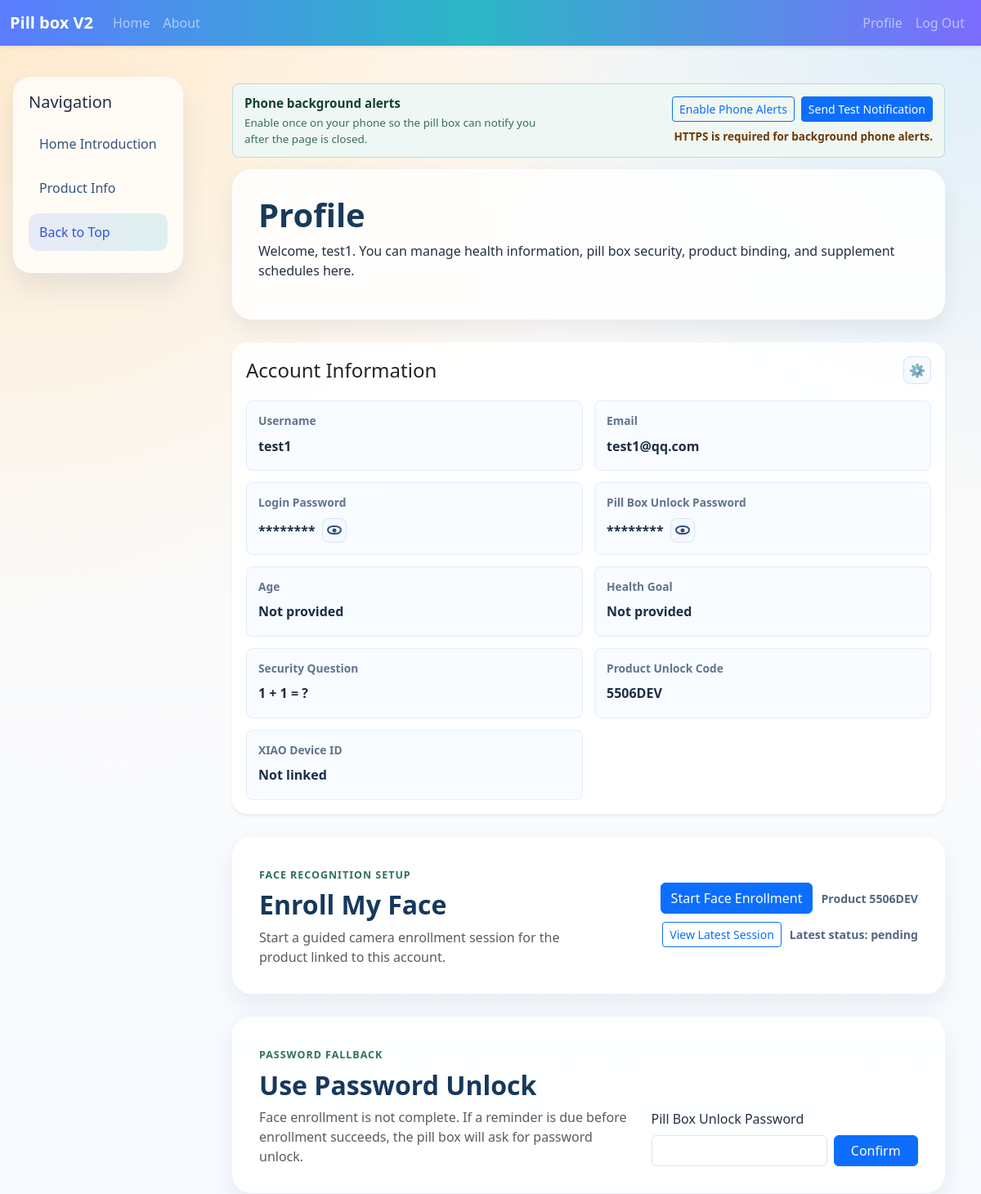
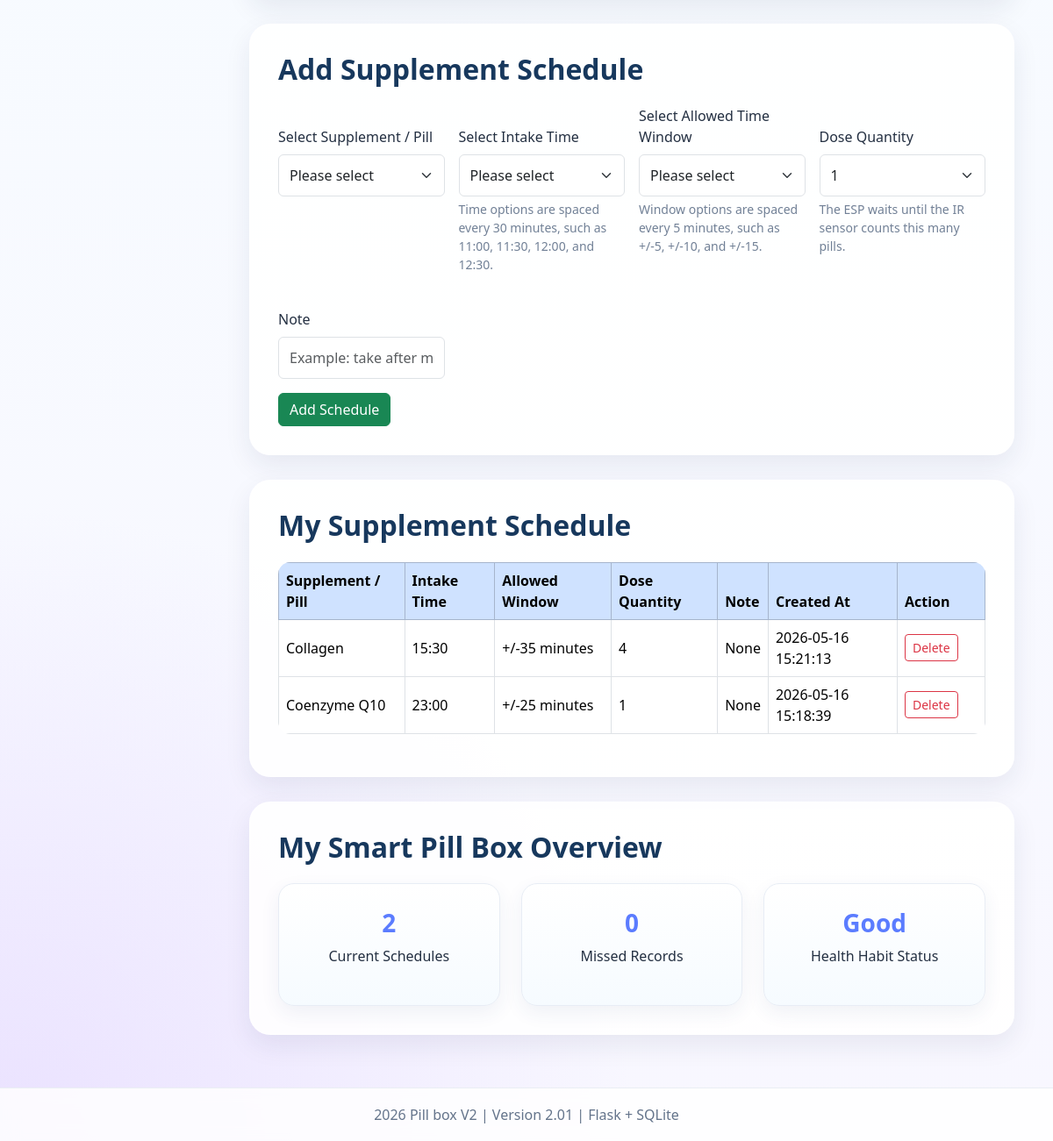
Page /profile (signed in) on the committed database (2 pictures, top to bottom).
### tables this page shows
CREATE TABLE user (
            id INTEGER PRIMARY KEY AUTOINCREMENT,
            username TEXT UNIQUE NOT NULL,
            email TEXT UNIQUE NOT NULL,
            password_hash TEXT NOT NULL,
            age INTEGER,
            health_goal TEXT
        , face_failed_attempts INTEGER NOT NULL DEFAULT 0, unlock_required INTEGER NOT NULL DEFAULT 0, last_face_failure_at TEXT, last_unlock_at TEXT, unlock_password_hash TEXT, security_question TEXT, security_answer_hash TEXT, product_code TEXT, device_id TEXT);

CREATE TABLE face_enrollment_session (
            id INTEGER PRIMARY KEY AUTOINCREMENT,
            user_id INTEGER NOT NULL,
            product_code TEXT NOT NULL,
            status TEXT NOT NULL DEFAULT 'pending',
            person_name TEXT NOT NULL,
            requested_samples INTEGER NOT NULL DEFAULT 3,
            captured_samples INTEGER NOT NULL DEFAULT 0,
            message TEXT,
            device_id TEXT,
            photo_mime TEXT,
            photo_data BLOB,
            created_at TEXT NOT NULL,
            updated_at TEXT NOT NULL,
            expires_at TEXT NOT NULL,
            completed_at TEXT,
            FOREIGN KEY (user_id) REFERENCES user(id)
        );

CREATE TABLE supplement_schedule (
            id INTEGER PRIMARY KEY AUTOINCREMENT,
            user_id INTEGER NOT NULL,
            supplement_name TEXT NOT NULL,
            take_time TEXT NOT NULL,
            time_window INTEGER NOT NULL,
            note TEXT,
            created_at TIMESTAMP DEFAULT CURRENT_TIMESTAMP, target_quantity INTEGER NOT NULL DEFAULT 1,
            FOREIGN KEY (user_id) REFERENCES user(id)
        );

### Pill_box_V2_01_English/Pill_box_V2_01_English/app.py (the view, shortened to what this page needs)
@app.route("/profile", methods=["GET", "POST"])
@login_required
def profile():
    schedules = get_user_schedules(current_user.id)
    missed_reminder_count = get_missed_reminder_count(current_user.id)
    latest_face_enrollment = get_latest_face_enrollment_for_user(current_user.id)
    face_enrollment_gate = get_face_enrollment_gate(current_user.id)
    return render_template(
        "profile.html",
        supplement_options=SUPPLEMENT_OPTIONS,
        time_options=TIME_OPTIONS,
        window_options=WINDOW_OPTIONS,
        dose_quantity_options=DOSE_QUANTITY_OPTIONS,
        schedules=schedules,
        missed_reminder_count=missed_reminder_count,
        security_questions=get_security_questions(),
        security_question_text=SECURITY_QUESTION_LABELS.get(current_user.security_question),
        product_code_example=PRODUCT_CODE_EXAMPLE,
        default_product_code=DEFAULT_PRODUCT_CODE,
        default_device_id=DEFAULT_DEVICE_ID,
        universal_test_product_code=UNIVERSAL_TEST_PRODUCT_CODE,
        latest_face_enrollment=serialize_face_enrollment_session(latest_face_enrollment) if latest_face_enrollment else None,
        face_enrollment_gate=face_enrollment_gate,
    )

### Pill_box_V2_01_English/Pill_box_V2_01_English/templates/profile.html (shortened to what this page needs)
{% extends "base.html" %}
{% block content %}
<section class="page-header">
    <h1>Profile</h1>
    <p>Welcome, {{ current_user.username }}. You can manage health information, pill box security, product binding, and supplement schedules here.</p>
</section>
<section class="account-panel card shadow-sm">
    <div class="card-body">
        <div class="account-panel-header">
            <h4 class="card-title mb-0">Account Information</h4>
            <button type="button" class="icon-button" data-profile-edit-toggle aria-label="Edit account information" title="Edit account information">&#9881;</button>
        </div>
        <div class="account-info-grid" data-profile-summary>
            <div class="account-info-item">
                <span class="account-info-label">Username</span>
                <span class="account-info-value">{{ current_user.username }}</span>
            </div>
            <div class="account-info-item">
                <span class="account-info-label">Email</span>
                <span class="account-info-value">{{ current_user.email }}</span>
            </div>
            <div class="account-info-item">
                <span class="account-info-label">Login Password</span>
                <span class="password-line">
                    <span class="password-secret" data-password-mask="********" data-password-message="Password is saved securely. Use the gear to set a new one.">********</span>
                    <button type="button" class="icon-button eye-button" data-password-reveal aria-label="Show login password status" title="Show password status">
                        <span class="eye-icon" aria-hidden="true"></span>
                    </button>
                </span>
            </div>
            <div class="account-info-item">
                <span class="account-info-label">Pill Box Unlock Password</span>
                <span class="password-line">
                    <span class="password-secret" data-password-mask="********" data-password-message="Pill box unlock password is saved securely. Use the gear to set a new one.">********</span>
                    <button type="button" class="icon-button eye-button" data-password-reveal aria-label="Show pill box unlock password status" title="Show password status">
                        <span class="eye-icon" aria-hidden="true"></span>
                    </button>
                </span>
            </div>
            <div class="account-info-item">
                <span class="account-info-label">Age</span>
                <span class="account-info-value">{{ current_user.age or "Not provided" }}</span>
            </div>
            <div class="account-info-item">
                <span class="account-info-label">Health Goal</span>
                <span class="account-info-value">{{ current_user.health_goal or "Not provided" }}</span>
            </div>
            <div class="account-info-item">
                <span class="account-info-label">Security Question</span>
                <span class="account-info-value">{{ security_question_text or "Not set" }}</span>
            </div>
            <div class="account-info-item">
                <span class="account-info-label">Product Unlock Code</span>
                <span class="account-info-value">{{ current_user.product_code or "Not linked" }}</span>
            </div>
            <div class="account-info-item">
                <span class="account-info-label">XIAO Device ID</span>
                <span class="account-info-value">{{ current_user.device_id or "Not linked" }}</span>
            </div>
        </div>
    </div>
</section>
<section class="section-block face-enrollment-panel">
    <div class="face-enrollment-panel-copy">
        <span class="section-kicker">Face Recognition Setup</span>
        <h2 class="section-title mb-2">Enroll My Face</h2>
        <p class="text-muted mb-0">Start a guided camera enrollment session for the product linked to this account.</p>
    </div>
    <div class="face-enrollment-actions">
        {% if current_user.product_code %}
            <form method="post" action="{{ url_for('start_face_enrollment') }}" target="_blank">
                <button type="submit" class="btn btn-primary">Start Face Enrollment</button>
            </form>
            <span class="face-enrollment-product">Product {{ current_user.product_code }}</span>
        {% else %}
            <button type="button" class="btn btn-outline-secondary" disabled>Start Face Enrollment</button>
            <span class="face-enrollment-product">Link product code {{ default_product_code }} first.</span>
        {% endif %}
        {% if latest_face_enrollment %}
            <a class="btn btn-outline-primary btn-sm" href="{{ url_for('face_enrollment_page', session_id=latest_face_enrollment.id) }}" target="_blank">View Latest Session</a>
            <span class="face-enrollment-product">Latest status: {{ latest_face_enrollment.status }}</span>
        {% endif %}
    </div>
</section>
{% if current_user.product_code and not face_enrollment_gate.has_completed %}
<section id="face-enrollment-password" class="section-block mt-4">
    <div class="row g-3 align-items-end">
        <div class="col-lg-7">
            <span class="section-kicker">Password Fallback</span>
            <h2 class="section-title mb-2">Use Password Unlock</h2>
            {% if face_enrollment_gate.password_fallback_required %}
                <p class="text-muted mb-0">Face enrollment has failed {{ face_enrollment_gate.failed_attempts }} times. Use the pill box unlock password for now, then retry enrollment when the camera is ready.</p>
            {% else %}
                <p class="text-muted mb-0">Face enrollment is not complete. If a reminder is due before enrollment succeeds, the pill box will ask for password unlock.</p>
            {% endif %}
        </div>
        <div class="col-lg-5">
            <form method="post" class="row g-2">
                <div class="col-sm-8">
                    <label class="form-label">Pill Box Unlock Password</label>
                    <input type="password" name="unlock_password" class="form-control" autocomplete="current-password" required>
                </div>
                <div class="col-sm-4 d-flex align-items-end">
                    <button type="submit" class="btn btn-primary w-100">Confirm</button>
                </div>
            </form>
        </div>
    </div>
</section>
{% endif %}
<section id="features" class="section-block mt-4">
    <h2 class="section-title">Add Supplement Schedule</h2>
    <form method="post" class="row g-3 align-items-start schedule-form">
        <div class="col-md-3 schedule-field">
            <label class="form-label">Select Supplement / Pill</label>
            <select name="supplement_name" class="form-select" required>
                <option value="">Please select</option>
            </select>
        </div>
        <div class="col-md-3 schedule-field">
            <label class="form-label">Select Intake Time</label>
            <select name="take_time" class="form-select" required>
                <option value="">Please select</option>
            </select>
            <div class="form-text">Time options are spaced every 30 minutes, such as 11:00, 11:30, 12:00, and 12:30.</div>
        </div>
        <div class="col-md-3 schedule-field">
            <label class="form-label">Select Allowed Time Window</label>
            <select name="time_window" class="form-select" required>
                <option value="">Please select</option>
            </select>
            <div class="form-text">Window options are spaced every 5 minutes, such as +/-5, +/-10, and +/-15.</div>
        </div>
        <div class="col-md-3 schedule-field">
            <label class="form-label">Dose Quantity</label>
            <select name="target_quantity" class="form-select" required>
                {% for item in dose_quantity_options %}
                    <option value="{{ item }}">{{ item }}</option>
                {% endfor %}
            </select>
            <div class="form-text">The ESP waits until the IR sensor counts this many pills.</div>
        </div>
        <div class="col-md-3 schedule-field">
            <label class="form-label">Note</label>
            <input type="text" name="note" class="form-control" placeholder="Example: take after meals">
        </div>
        <div class="col-12">
            <button type="submit" class="btn btn-success">Add Schedule</button>
        </div>
    </form>
</section>
<section id="usage" class="section-block bg-soft">
    <h2 class="section-title">My Supplement Schedule</h2>
    {% if schedules %}
        <div class="table-responsive">
            <table class="table table-bordered table-hover align-middle bg-white">
                <thead class="table-primary">
                    <tr>
                        <th>Supplement / Pill</th>
                        <th>Intake Time</th>
                        <th>Allowed Window</th>
                        <th>Dose Quantity</th>
                        <th>Note</th>
                        <th>Created At</th>
                        <th style="width: 100px;">Action</th>
                    </tr>
                </thead>
                <tbody>
                    {% for item in schedules %}
                        <tr>
                            <td>{{ item.supplement_name }}</td>
                            <td>{{ item.take_time }}</td>
                            <td>+/-{{ item.time_window }} minutes</td>
                            <td>{{ item.target_quantity }}</td>
                            <td>{{ item.note or "None" }}</td>
                            <td>{{ item.created_at }}</td>
                            <td>
                                <form method="post" action="{{ url_for('delete_schedule', schedule_id=item.id) }}" onsubmit="return confirm('Are you sure you want to delete this schedule?');" style="display:inline;">
                                    <button type="submit" class="btn btn-sm btn-outline-danger">Delete</button>
                                </form>
                            </td>
                        </tr>
                    {% endfor %}
                </tbody>
            </table>
        </div>
    {% else %}
        <p class="text-muted mb-0">You have not added any supplement schedules yet.</p>
    {% endif %}
</section>
<section class="section-block">
    <h2 class="section-title">My Smart Pill Box Overview</h2>
    <div class="row g-4">
        <div class="col-md-4">
            <div class="stat-card">
                <h3>{{ schedules|length }}</h3>
                <p>Current Schedules</p>
            </div>
        </div>
        <div class="col-md-4">
            <div class="stat-card">
                <h3>{{ missed_reminder_count }}</h3>
                <p>Missed Records</p>
            </div>
        </div>
        <div class="col-md-4">
            <div class="stat-card">
                <h3>Good</h3>
                <p>Health Habit Status</p>
            </div>
        </div>
    </div>
</section>
{% endblock %}

### rows in the picture
user: username "test1", email "test1@qq.com", product_code "5506DEV"
face_enrollment_session: status "pending"
supplement_schedule: supplement_name "Collagen", take_time "15:30", time_window "35", target_quantity "4", note "None", created_at "2026-05-16 15:21:13"
supplement_schedule: supplement_name "Coenzyme Q10", take_time "23:00", time_window "25", target_quantity "1", note "None", created_at "2026-05-16 15:18:39"

### other values in the picture
{{ project_name }} "Pill box V2"
{{ current_user.age or "Not provided" }} "Not provided"
{{ current_user.health_goal or "Not provided" }} "Not provided"
{{ security_question_text or "Not set" }} "1 + 1 = ?"
{{ current_user.device_id or "Not linked" }} "Not linked"
{{ schedules|length }} "2"
{{ missed_reminder_count }} "0"
{{ project_version }} "2.01"
form field target_quantity "1"
